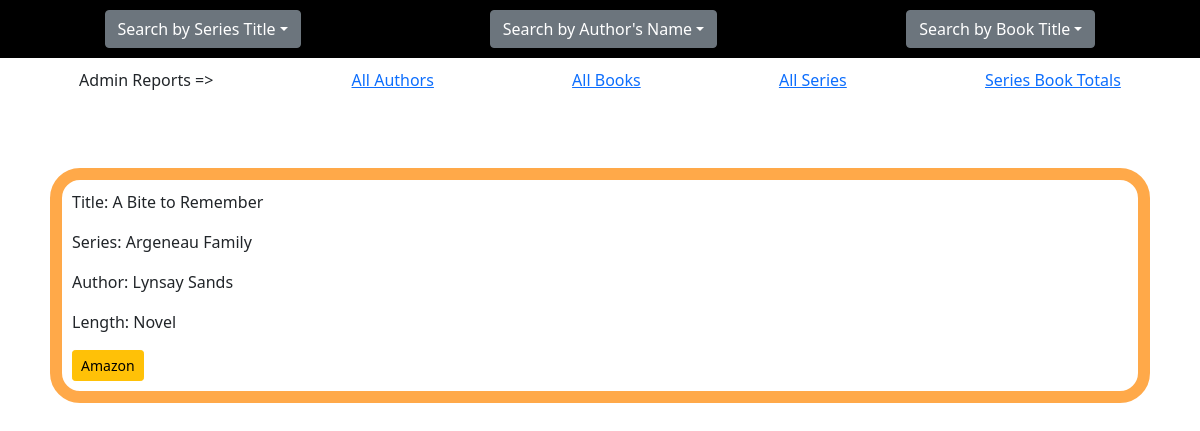
/book/863-a-bite-to-remember-by-lynsay-sands/, run on the app's committed database.
### dystopia/models.py (models this page shows, shortened)
class Book(models.Model):
    LENGTH_CHOICES = [
        ('Novel', 'Novel'),
        ('Novella', 'Novella'),
        ('Short Story', 'Short Story'),
        ('Short Story Collection', 'Short Story Collection'),
    ]
    title = models.CharField(
        max_length=255,
    )
    subtitle = models.CharField(
        max_length=255,
        null=True,
        blank=True,
    )
    slug = models.SlugField(
        null=True,
        blank=True,
        unique=True
    )
    length = models.CharField(
        max_length=255,
        choices=LENGTH_CHOICES,
        default='Novel',
        null=True,
        blank=True,
    )
    DEFAULT_AUTHOR_ID = 211
    author = models.ForeignKey(
        Author,
        default=DEFAULT_AUTHOR_ID,
        null=True,
        blank=True,
        on_delete=models.SET_NULL,
        related_name='books',
    )
    series = models.ForeignKey(
        Series,
        null=True,
        blank=True,
        on_delete=models.SET_NULL,
        related_name='books',
    )
    publication_month = models.PositiveSmallIntegerField(
        choices=MONTHS.items(),
        null=True,
        blank=True,
    )
    publication_year = models.PositiveSmallIntegerField(
        null=True,
        blank=True,
    )
    reading_order = models.DecimalField(
        max_digits=3,
        decimal_places=1,
        null=True,
        blank=True
    )
    amazon_short_link = models.URLField(
        max_length=30,
        null=True,
        blank=True,
        verbose_name="Amazon Short Link",
    )
    class Meta:
        verbose_name_plural = 'Books'
        ordering = ['title']

class Series(models.Model):
    publish = models.BooleanField(default=True)
    title = models.CharField(
        max_length=255,
    )
    wikipedia_page = models.URLField(
        verbose_name="Wikipedia Page",
        null=True,
        blank=True,
    )
    amazon_page = models.URLField(
        verbose_name="Amazon Page",
        null=True,
        blank=True,
    )
    goodreads_page = models.URLField(
        verbose_name="Goodreads' Page",
        null=True,
        blank=True,
    )
    author_website = models.URLField(
        verbose_name="Author's Website",
        null=True,
        blank=True,
    )
    publisher_website = models.URLField(
        verbose_name="Publisher's Website",
        null=True,
        blank=True,
    )
    slug = models.SlugField(
        null=True,
        blank=True,
        unique=True
    )
    author = models.ForeignKey(
        Author,
        null=True,
        blank=True,
        on_delete=models.SET_NULL,
        related_name='series',
    )
    notes = models.TextField(
        verbose_name="Internal Notes",
        null=True,
        blank=True,
    )
    def __str__(self):
        return self.title
    class Meta:
        verbose_name_plural = 'Series'
        ordering = ['title']

class Author(models.Model):
    first_names = models.CharField(
        max_length=255,
        null=True,
        blank=True,
        default=""
    )
    last_names = models.CharField(
        max_length=255,
        null=True,
        blank=True,
        default=""
    )
    slug = models.SlugField(
        null=True,
        blank=True,
        unique=True,
    )
    author_website = models.URLField(
        verbose_name="Author's Website",
        null=True,
        blank=True,
    )
    publisher_website = models.URLField(
        verbose_name="Publisher's Website",
        null=True,
        blank=True,
    )
    wikipedia_page = models.URLField(
        verbose_name="Wikipedia Page",
        null=True,
        blank=True,
    )
    def first_name_last_name(self):
        return f'{self.first_names} {self.last_names}'
    class Meta:
        verbose_name_plural = 'Authors'
        ordering = ['last_names', 'first_names']

### dystopia/views.py (the view)
# urls.py: path('book/<slug:slug>/', views.book_detail_view, name='book_detail'),
def book_detail_view(request, slug):
    book = get_object_or_404(Book, slug=slug)
    context = {
        'book': book
    }
    return render(request, 'book_detail.html', context)

### dystopia/templates/book_detail.html (shortened to what this page needs)
{% extends 'base.html' %}
{% block content %}
    <p>Title: {{ book.title }}</p>
    <p>Series: {{ book.series }}</p>
    <p>Author: {{ book.author.first_name_last_name }}</p>
    <p>Length: {{ book.length }}</p>
    <td><a class="btn btn-warning btn-sm" target="_blank" href="{{ book.amazon_short_link }}">Amazon</a></td>
{% endblock %}

### data on the page
Book: title "A Bite to Remember", series "Argeneau Family", author.first_name_last_name "Lynsay Sands", length "Novel"
